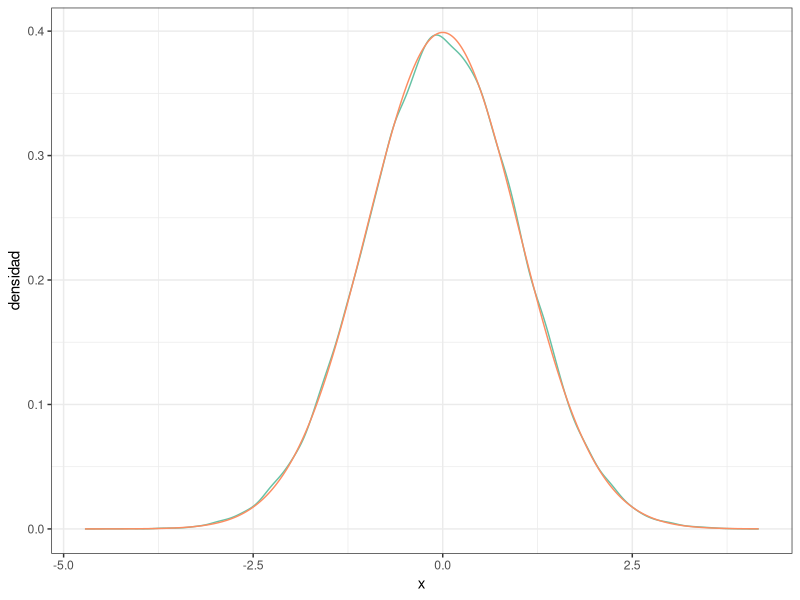
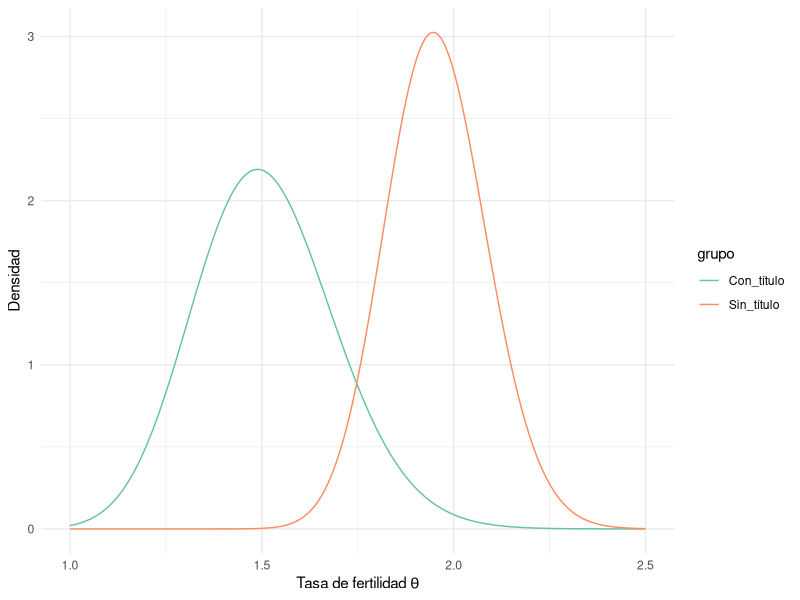

Source code (R) for these figures, in order:
## ---- chunk 1
#| message: false

# Paquetes:
library(tidyverse)
library(RColorBrewer)


# Configuración de la salida gráfica:

PALETA <- brewer.pal(8, "Set2") # Colores por defecto
color_defecto  <- PALETA[1]
options(ggplot2.discrete.colour = PALETA)

theme_set(theme_bw()) # Tema "neutro" para la representación gráfica

# Redondea los números reales "inline":
options(digits = 3L)                
options(knitr.digits.signif = FALSE)
## ---- chunk 2
# Tiempo en s para leer un texto estándar en una prueba de lectura de las 2
#   clases de 1º de ESO en un colegio:
clase_1 <- tibble(
  id     = 1:27,
  tiempo = c(
    242, 249, 278, 273, 227, 257, 276, 236, 214, 141, 200, 201, 
    228, 271, 160, 275, 156, 246, 293, 306, 263, 247, 224, 160, 277, 
    168, 250
  )
)

clase_2 <- tibble(
  id     = 1:24,
  tiempo = c(
    195, 176, 237, 258, 226, 254, 292, 212, 215, 298, 235, 244, 
    144, 227, 166, 194, 261, 187, 224, 233, 180, 167, 193, 282
  )
)
## ---- chunk 3
MU_PREVIA     <- 247
SIGMA2_PREVIA <-  34^2
## ---- chunk 4
set.seed(20250318)
## ---- chunk 5
muestra_1 <- rnorm(500, mean = 234.81, sd = sqrt(71.98))
muestra_2 <- rnorm(500, mean = 222.5, sd = sqrt(66.56))
## ---- chunk 6
media_1 <- mean(muestra_1)
varianza_1 <- var(muestra_1)
media_2 <- mean(muestra_2)
varianza_2 <- var(muestra_2)
cat(" Media 1:", sprintf("%.2f",media_1), "\n",
    " Varianza 1:", sprintf("%.2f",varianza_1), "\n",
    " Media 2:", sprintf("%.2f",media_2), "\n",
    " Varianza 2:", sprintf("%.2f",varianza_2), "\n")
## ---- chunk 7
S <- 500
se_1 <- sqrt(varianza_1 / S)
se_2 <- sqrt(varianza_2 / S)

ic_1 <- c(media_1 - 2 * se_1, media_1 + 2 * se_1)
ic_2 <- c(media_2 - 2 * se_2, media_2 + 2 * se_2)

cat("Clase 1:\n")
cat("  SE:", sprintf("%.4f", se_1), "\n")
cat("  IC 95% media:", sprintf("%.2f", ic_1[1]), "a", sprintf("%.2f", ic_1[2]), "\n")
cat("  Amplitud del intervalo:", sprintf("%.2f", ic_1[2]-ic_1[1]),"\n")

cat("Clase 2:\n")
cat("  SE:", sprintf("%.4f", se_2), "\n")
cat("  IC 95% media:", sprintf("%.2f", ic_2[1]), "a", sprintf("%.2f", ic_2[2]), "\n")
cat("  Amplitud del intervalo:", sprintf("%.2f", ic_2[2]-ic_2[1]))
## ---- chunk 8
set.seed(20250318)
S <- ceiling(max(varianza_1, varianza_2) / 0.000025)
muestra_final_1 <- rnorm(S, mean = 234.81, sd = sqrt(max(varianza_1, varianza_2)))
media_final_1 <- mean(muestra_final_1)
se_final_1 <- sqrt(var(muestra_final_1) / S)
ic_final_1 <- c(media_final_1 - 2 * se_final_1, media_final_1 + 2 * se_final_1)
amplitud_ic_final_1 <- ic_final_1[2] - ic_final_1[1]

muestra_final_2 <- rnorm(S, mean = 222.5, sd = sqrt(max(varianza_1, varianza_2)))
media_final_2 <- mean(muestra_final_2)
se_final_2 <- sqrt(var(muestra_final_2) / S)
ic_final_2 <- c(media_final_2 - 2 * se_final_2, media_final_2 + 2 * se_final_2)
amplitud_ic_final_2 <- ic_final_2[2] - ic_final_2[1]

cat("IC 95% (muestra 1):",
    sprintf("%.4f", ic_final_1[1]), "a", 
    sprintf("%.4f", ic_final_1[2]), "\n")
cat("IC 95% (muestra 2):", 
    sprintf("%.4f", ic_final_2[1]), "a", 
    sprintf("%.4f", ic_final_2[2]), "\n")
## ---- chunk 9
#Medias y desviaciones estándar de las distribuciones posteriores
mu_1 <- 234.81
mu_2 <- 222.5
sigma_1 <- sqrt(varianza_1)
sigma_2 <- sqrt(varianza_2)

#IC  99% analítico
ic_99_1_an <- qnorm(c(0.005, 0.995), mean = mu_1, sd = sigma_1)
ic_99_2_an <- qnorm(c(0.005, 0.995), mean = mu_2, sd = sigma_2)

#IC 99% de las muestras simuladas
ic_99_1_sim <- quantile(muestra_final_1, probs = c(0.005, 0.995))
ic_99_2_sim <- quantile(muestra_final_2, probs = c(0.005, 0.995))

cat("Clase 1:\n")
cat("  IC 99% analítico:", 
    sprintf("%.4f",ic_99_1_an[1]), "a", 
    sprintf("%.4f",ic_99_1_an[2]), "\n")
cat("  IC 99% analítico:", 
    sprintf("%.4f",ic_99_1_sim[1]), "a", 
    sprintf("%.4f",ic_99_1_sim[2]), "\n")

cat("Clase 2:\n")
cat("  IC 99% analítico:", 
    sprintf("%.4f",ic_99_2_an[1]), "a", 
    sprintf("%.4f",ic_99_2_an[2]), "\n")
cat("  IC 99% analítico:", 
    sprintf("%.4f",ic_99_2_sim[1]), "a",
    sprintf("%.4f",ic_99_2_sim[2]), "\n")
## ---- chunk 10
cuartiles_1_an <- qnorm(c(0.25, 0.5, 0.75), mean = mu_1, sd = sigma_1)
cuartiles_2_an <- qnorm(c(0.25, 0.5, 0.75), mean = mu_2, sd = sigma_2)

cuartiles_1_sim <- quantile(muestra_final_1, probs = c(0.25, 0.5, 0.75))
cuartiles_2_sim <- quantile(muestra_final_2, probs = c(0.25, 0.5, 0.75))

cat("Clase 1:\n")
cat("  Cuartiles analíticos: ",
    "Q1 =", sprintf("%.4f", cuartiles_1_an[1]), ", ",
    "Q2 =", sprintf("%.4f", cuartiles_1_an[2]), ", ",
    "Q3 =", sprintf("%.4f", cuartiles_1_an[3]), "\n")
cat("  Cuartiles simulados : ",
    "Q1 =", sprintf("%.4f", cuartiles_1_sim[1]), ", ",
    "Q2 =", sprintf("%.4f", cuartiles_1_sim[2]), ", ",
    "Q3 =", sprintf("%.4f", cuartiles_1_sim[3]), "\n\n")

cat("Clase 2:\n")
cat("  Cuartiles analíticos: ",
    "Q1 =", sprintf("%.4f", cuartiles_2_an[1]), ", ",
    "Q2 =", sprintf("%.4f", cuartiles_2_an[2]), ", ",
    "Q3 =", sprintf("%.4f", cuartiles_2_an[3]), "\n")
cat("  Cuartiles simulados : ",
    "Q1 =", sprintf("%.4f", cuartiles_2_sim[1]), ", ",
    "Q2 =", sprintf("%.4f", cuartiles_2_sim[2]), ", ",
    "Q3 =", sprintf("%.4f", cuartiles_2_sim[3]), "\n")
## ---- chunk 11
mu_pop <- 247

prob_1_an <- pnorm(mu_pop, mean = mu_1, sd = sigma_1)
prob_2_an <- pnorm(mu_pop, mean = mu_2, sd = sigma_2)

prob_1_sim <- mean(muestra_final_1 < mu_pop)
prob_2_sim <- mean(muestra_final_2 < mu_pop)

cat("Clase 1:\n")
cat("  Probabilidad analítica: ", sprintf("%.5f", prob_1_an), "\n")
cat("  Probabilidad simulada : ", sprintf("%.5f", prob_1_sim), "\n")

cat("Clase 2:\n")
cat("  Probabilidad analítica: ", sprintf("%.5f", prob_2_an), "\n")
cat("  Probabilidad simulada : ", sprintf("%.5f", prob_2_sim), "\n")
## ---- chunk 12
prob_MC <- mean(muestra_final_2 > muestra_final_1)
print(prob_MC)
## ---- chunk 13
set.seed(20250318)
muestra_1_aleatoria <- sample(muestra_final_1)
muestra_2_aleatoria <- sample(muestra_final_2)
prob_MC_bis <- mean(muestra_2_aleatoria > muestra_1_aleatoria)
print(prob_MC_bis)
## ---- chunk 14
N_MC <- 50000L # Tamaño muestral para la simulación de la distribuión.

muestras_norm <- rnorm(N_MC) # Simulamos las muestras de la distribución

densidad_norm <- density(muestras_norm) # `density()` aplica el "suavizado"

#Convertimos la densidad en un "tibble" para manejarla más fácilmente 
densidad_normal <- tibble(
  x        = densidad_norm$x, # `x` == variable aleatoria
  densidad = densidad_norm$y
)

#Podemos representar la densidad gráficamente, junto con la curva normal:
densidad_normal |>
  mutate(dens_analitica = dnorm(x)) |>
  ggplot(aes(x, densidad)) +
  geom_line(color = color_defecto) +
  geom_line(aes(y = dens_analitica), color = PALETA[2])

#Obtenemos el valor de la moda:
estimador_map <- densidad_normal |> slice(which.max(densidad))
densidad_max  <- estimador_map |> pull(densidad)
moda          <- estimador_map |> pull(x)
## ---- chunk 15
#Calcular densidad suavizada de las muestras simuladas
densidad_1 <- density(muestra_final_1)
densidad_2 <- density(muestra_final_2)

densidad_clase_1 <- tibble(
  x        = densidad_1$x,
  densidad = densidad_1$y
)
densidad_clase_2 <- tibble(
  x        = densidad_2$x,
  densidad = densidad_2$y
)

#Obtener modas (estimadores MAP)
map_1 <- densidad_clase_1 %>% slice(which.max(densidad))
moda_1 <- map_1 %>% pull(x)
print(moda_1)
map_2 <- densidad_clase_2 %>% slice(which.max(densidad))
moda_2 <- map_2 %>% pull(x)
print(moda_2)

## ---- chunk 16
#Definir eje con precisión de 0.002
x <- seq(1.0, 2.5, by = 0.002)

#Calcular densidades gamma
gamma_sin <- dgamma(x, shape = 219, rate = 112)
gamma_con <- dgamma(x, shape = 68, rate = 45)


#Crear tibble con dos columnas de densidades gamma
gamma_ambas <- tibble(
  x = x,
  Sin_título  = dgamma(x, shape = 219, rate = 112),
  Con_título  = dgamma(x, shape = 68,  rate = 45))

#Cambiar a formato long
gamma_ambas <- gamma_ambas %>%
  pivot_longer(cols = -x, #toma todas las columnas excepto x para hacer el pivot
               names_to = "grupo", 
               values_to = "densidad") 

ggplot(gamma_ambas, aes(x = x, y = densidad, color = grupo)) +
  geom_line() +
  labs(x =  expression("Tasa de fertilidad " * theta),y = "Densidad") +
  theme_minimal()

## ---- chunk 17
z <- 2.576
prec <- 0.001
## ---- chunk 18
#Parámetros de distribuciones Gamma
alpha_sin <- 219
beta_sin <- 112
alpha_con <- 68
beta_con <- 45

#Varianzas de cada distribución Gamma
var_sin <- alpha_sin / beta_sin^2
var_con <- alpha_con / beta_con^2
var_max <- max(var_sin, var_con)
## ---- chunk 19
set.seed(20250318)
S <- ceiling(var_max / (prec / z)^2)

#Simular muestras basándose en las distribuciones posteriores
gamma_sin <- rgamma(S, shape = alpha_sin, rate = beta_sin)
gamma_con <- rgamma(S, shape = alpha_con, rate = beta_con)

#Estimar medias
media_sin <- mean(gamma_sin)
media_con <- mean(gamma_con)
var_sin <- var(gamma_sin)
var_con <- var(gamma_con)

#Obtener errores estándar Monte Carlo
se_sin <- sqrt(var_sin / S)
se_con <- sqrt(var_con / S)

#Calcular intervalos de credibilidad del 99% y amplitudes
ic_sin <- c(media_sin - z * se_sin, media_sin + z * se_sin)
ic_con <- c(media_con - z * se_con, media_con + z * se_con)
amplitud_1 <- ic_sin[2] - ic_sin[1]
amplitud_2 <- ic_con[2] - ic_con[1]

cat("Media estimada (sin título):",
    sprintf("%.4f", media_sin),
    "| IC 99%:", sprintf("%.4f", ic_sin[1]), "a", sprintf("%.4f", ic_sin[2]),
    "| Amplitud del IC:", sprintf("%.4f", amplitud_2),"\n")

cat("Media estimada (con título):",
    sprintf("%.4f", media_con),
    "| IC 99%:", sprintf("%.4f", ic_con[1]), "a", sprintf("%.4f", ic_con[2]),
    "| Amplitud del IC:", sprintf("%.4f", amplitud_1),"\n")
## ---- chunk 20
probabilidad_final <- mean(gamma_sin > gamma_con)
